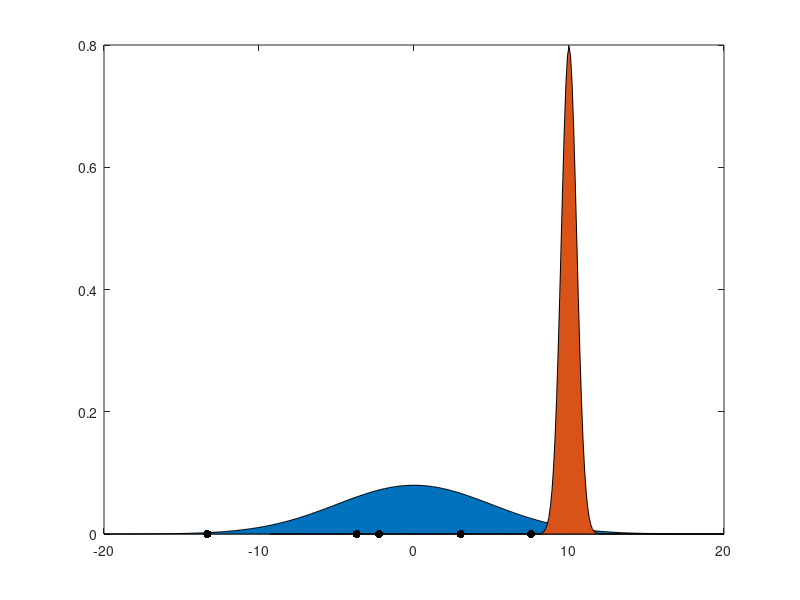

MATLAB code to generate this figure: (Note: this script raises an error after producing the figure.)
% Author: Niladri Das
% About: Simulation showing how OT avoids the problem of particle
% degeneracy
clc;clear;close all;
prior_mean = 0;
prior_sig = 5;
lik_mean = 10;
lik_sig = 0.5;
%% PRIOR
x = -20:.1:20;
norm = normpdf(x,prior_mean,prior_sig);
figure;
% plot(x,norm);hold on;
area(x,norm);hold on;
%% LIKELIHOOD
x = -20:.1:20;
norm = normpdf(x,lik_mean,lik_sig);
% plot(x,norm);hold on;
area(x,norm);hold on;
%%
% % Sample from Gaussian centered around origin
rng('default');
rng(1);
N = 5;
Nsamples = normrnd(prior_mean,prior_sig,N,1);
scatter(Nsamples,zeros(N,1),'filled','MarkerFaceColor','black');
% % The likelihood function is also a Gaussian
%% OT
W_post = normpdf(Nsamples,10,1);
W_post = W_post./(sum(W_post));
W0 = ones(1,N)/N; % Prior is equally weighted
tic; OT_samplesX = eq_wsamples(Nsamples',W0,W_post'); toc;
%% DAUM-HUANG
P = prior_sig^2;%cov(Nsamples);% Prior sample covariance
mu_0 = 0;%mean(Nsamples);% Prior sample mean
R = 1;
y = lik_mean;
flowdyn = @(t,x) EDH(t,x,y,1,mu_0,P,R);
Daum_samplesX = zeros(1,N);
tic
for k = 1:N
    [~,xf] = ode23(flowdyn,[0 1],Nsamples(k,1));
    Daum_samplesX(:,k) = xf(end,:)';
end
toc
%% Posterior Samples
OT_mean = mean(OT_samplesX);
OT_cov = cov(OT_samplesX);

Daum_mean = mean(Daum_samplesX);
Daum_cov = cov(Daum_samplesX);
